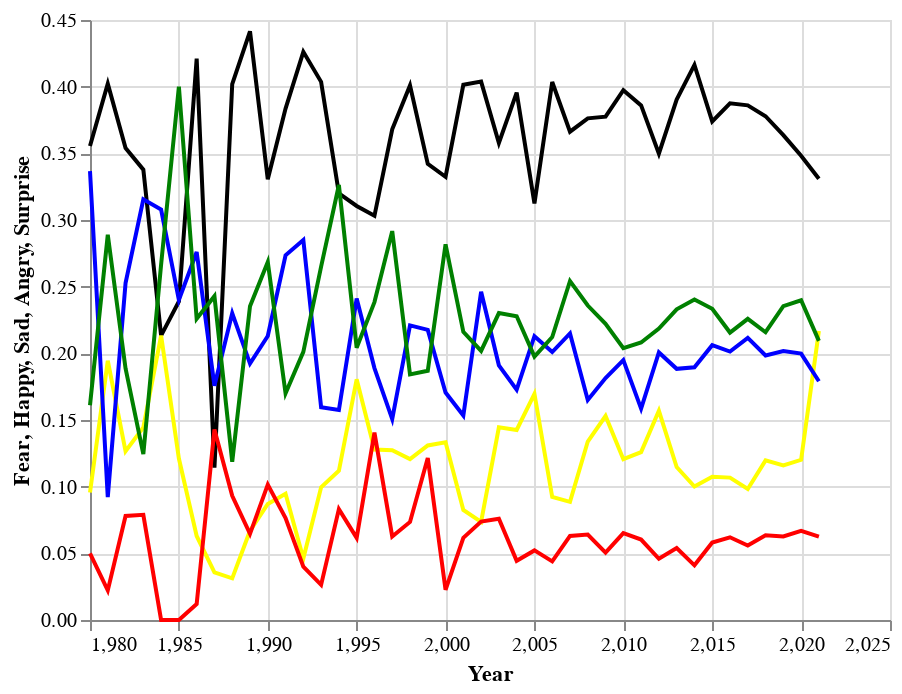

The code cell stored with this chart in its notebook:
### Code cell
fear = alt.Chart(avg_sent).mark_line().encode(x='Year',y='Fear', color=alt.value("black"))
happy = alt.Chart(avg_sent).mark_line().encode(x='Year',y='Happy',color=alt.value("yellow"))
sad = alt.Chart(avg_sent).mark_line().encode(x='Year',y='Sad',color=alt.value("blue"))
surprise = alt.Chart(avg_sent).mark_line().encode(x='Year',y='Surprise',color=alt.value("green"))
angry = alt.Chart(avg_sent).mark_line().encode(x='Year',y='Angry',color=alt.value("red"))

sentiment = alt.layer(fear, happy, sad, angry, surprise)



sentiment

### Figure 1 — Vega-Lite specification as saved in the notebook (floating-point values rounded to 4 significant figures)
{"config": {"view": {"continuousWidth": 400, "continuousHeight": 300}}, "layer": [{"mark": "line", "encoding": {"color": {"value": "black"}, "x": {"type": "quantitative", "field": "Year"}, "y": {"type": "quantitative", "field": "Fear"}}}, {"mark": "line", "encoding": {"color": {"value": "yellow"}, "x": {"type": "quantitative", "field": "Year"}, "y": {"type": "quantitative", "field": "Happy"}}}, {"mark": "line", "encoding": {"color": {"value": "blue"}, "x": {"type": "quantitative", "field": "Year"}, "y": {"type": "quantitative", "field": "Sad"}}}, {"mark": "line", "encoding": {"color": {"value": "red"}, "x": {"type": "quantitative", "field": "Year"}, "y": {"type": "quantitative", "field": "Angry"}}}, {"mark": "line", "encoding": {"color": {"value": "green"}, "x": {"type": "quantitative", "field": "Year"}, "y": {"type": "quantitative", "field": "Surprise"}}}], "data": {"name": "data-5b27eef47d6b00d23a67e1189e973f64"}, "$schema": "https://vega.github.io/schema/vega-lite/v4.8.1.json", "datasets": {"data-5b27eef47d6b00d23a67e1189e973f64": [{"Year": 1980, "Happy": 0.09556, "Sad": 0.3367, "Fear": 0.3556, "Surprise": 0.1611, "Angry": 0.05}, {"Year": 1981, "Happy": 0.1944, "Sad": 0.09222, "Fear": 0.4022, "Surprise": 0.2889, "Angry": 0.02222}, {"Year": 1982, "Happy": 0.1267, "Sad": 0.2527, "Fear": 0.354, "Surprise": 0.1887, "Angry": 0.078}, {"Year": 1983, "Happy": 0.1444, "Sad": 0.3156, "Fear": 0.3378, "Surprise": 0.1244, "Angry": 0.07889}, {"Year": 1984, "Happy": 0.2133, "Sad": 0.3078, "Fear": 0.2133, "Surprise": 0.2667, "Angry": 0.0}, {"Year": 1985, "Happy": 0.1211, "Sad": 0.24, "Fear": 0.2389, "Surprise": 0.4, "Angry": 0.0}, {"Year": 1986, "Happy": 0.063, "Sad": 0.276, "Fear": 0.421, "Surprise": 0.226, "Angry": 0.012}, {"Year": 1987, "Happy": 0.03571, "Sad": 0.1757, "Fear": 0.1143, "Surprise": 0.2429, "Angry": 0.1429}, {"Year": 1988, "Happy": 0.03125, "Sad": 0.23, "Fear": 0.4019, "Surprise": 0.1187, "Angry": 0.09312}, {"Year": 1989, "Happy": 0.06692, "Sad": 0.1923, "Fear": 0.4415, "Surprise": 0.2354, "Angry": 0.06462}, {"Year": 1990, "Happy": 0.087, "Sad": 0.213, "Fear": 0.3305, "Surprise": 0.2685, "Angry": 0.1015}, {"Year": 1991, "Happy": 0.09471, "Sad": 0.2735, "Fear": 0.3835, "Surprise": 0.17, "Angry": 0.07647}, {"Year": 1992, "Happy": 0.04611, "Sad": 0.285, "Fear": 0.4261, "Surprise": 0.2011, "Angry": 0.04}, {"Year": 1993, "Happy": 0.09955, "Sad": 0.1595, "Fear": 0.4036, "Surprise": 0.265, "Angry": 0.02636}, {"Year": 1994, "Happy": 0.1119, "Sad": 0.1575, "Fear": 0.32, "Surprise": 0.3263, "Angry": 0.08313}, {"Year": 1995, "Happy": 0.1805, "Sad": 0.2411, "Fear": 0.3105, "Surprise": 0.2042, "Angry": 0.06158}, {"Year": 1996, "Happy": 0.1279, "Sad": 0.1889, "Fear": 0.3032, "Surprise": 0.2384, "Angry": 0.1405}, {"Year": 1997, "Happy": 0.1273, "Sad": 0.1507, "Fear": 0.368, "Surprise": 0.2917, "Angry": 0.06267}, {"Year": 1998, "Happy": 0.1206, "Sad": 0.221, "Fear": 0.401, "Surprise": 0.1842, "Angry": 0.07355}, {"Year": 1999, "Happy": 0.1309, "Sad": 0.2176, "Fear": 0.3421, "Surprise": 0.187, "Angry": 0.1215}, {"Year": 2000, "Happy": 0.1332, "Sad": 0.1706, "Fear": 0.3324, "Surprise": 0.2818, "Angry": 0.02265}, {"Year": 2001, "Happy": 0.0825, "Sad": 0.1533, "Fear": 0.4014, "Surprise": 0.2161, "Angry": 0.06167}, {"Year": 2002, "Happy": 0.07356, "Sad": 0.2462, "Fear": 0.4038, "Surprise": 0.2018, "Angry": 0.07378}, {"Year": 2003, "Happy": 0.1445, "Sad": 0.191, "Fear": 0.3578, "Surprise": 0.2302, "Angry": 0.07592}, {"Year": 2004, "Happy": 0.1425, "Sad": 0.1727, "Fear": 0.3956, "Surprise": 0.2278, "Angry": 0.04441}, {"Year": 2005, "Happy": 0.1696, "Sad": 0.2129, "Fear": 0.3125, "Surprise": 0.1975, "Angry": 0.05219}, {"Year": 2006, "Happy": 0.09224, "Sad": 0.2009, "Fear": 0.4035, "Surprise": 0.2122, "Angry": 0.044}, {"Year": 2007, "Happy": 0.08859, "Sad": 0.2149, "Fear": 0.3662, "Surprise": 0.2542, "Angry": 0.06306}, {"Year": 2008, "Happy": 0.1338, "Sad": 0.165, "Fear": 0.3762, "Surprise": 0.2358, "Angry": 0.06408}, {"Year": 2009, "Happy": 0.153, "Sad": 0.1815, "Fear": 0.3775, "Surprise": 0.2221, "Angry": 0.05051}, {"Year": 2010, "Happy": 0.1206, "Sad": 0.195, "Fear": 0.3974, "Surprise": 0.2039, "Angry": 0.06514}, {"Year": 2011, "Happy": 0.1259, "Sad": 0.1586, "Fear": 0.386, "Surprise": 0.2081, "Angry": 0.06036}, {"Year": 2012, "Happy": 0.1569, "Sad": 0.2007, "Fear": 0.3498, "Surprise": 0.2186, "Angry": 0.04594}, {"Year": 2013, "Happy": 0.1147, "Sad": 0.1884, "Fear": 0.3903, "Surprise": 0.233, "Angry": 0.05393}, {"Year": 2014, "Happy": 0.1001, "Sad": 0.1895, "Fear": 0.4163, "Surprise": 0.2404, "Angry": 0.04099}, {"Year": 2015, "Happy": 0.1074, "Sad": 0.2061, "Fear": 0.3739, "Surprise": 0.2335, "Angry": 0.05808}, {"Year": 2016, "Happy": 0.1068, "Sad": 0.2013, "Fear": 0.3875, "Surprise": 0.2156, "Angry": 0.06202}, {"Year": 2017, "Happy": 0.09826, "Sad": 0.2116, "Fear": 0.386, "Surprise": 0.2259, "Angry": 0.0558}, {"Year": 2018, "Happy": 0.1198, "Sad": 0.1984, "Fear": 0.3778, "Surprise": 0.2158, "Angry": 0.06347}, {"Year": 2019, "Happy": 0.1159, "Sad": 0.2017, "Fear": 0.3636, "Surprise": 0.2354, "Angry": 0.06267}, {"Year": 2020, "Happy": 0.1201, "Sad": 0.1998, "Fear": 0.3482, "Surprise": 0.2398, "Angry": 0.0669}, {"Year": 2021, "Happy": 0.2168, "Sad": 0.179, "Fear": 0.331, "Surprise": 0.2094, "Angry": 0.06258}]}}
